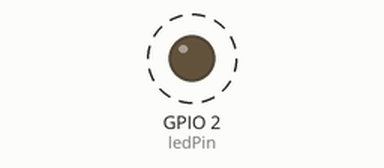
Recording of a program running on a simulated ESP32. Shown: output pins drawn as LEDs (lit = HIGH). Dashed ring = blinking.

Above: at 0.5 s.
Timing chart, 0 to 4.6 s (numbered marks = the images above):
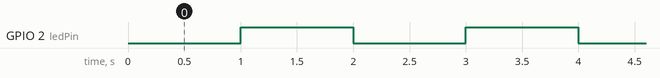

Measured:
- by itself, GPIO 2 (ledPin): alternates HIGH for 1.0 s and LOW for 1.0 s

The program:

main.cpp
```cpp
// Bật tắt LED sử dụng Ngắt Timer
#include <Arduino.h>

const int ledPin =  2;
int ledState = LOW;
hw_timer_t* timer = NULL;
portMUX_TYPE timerMux = portMUX_INITIALIZER_UNLOCKED;

// hàm xử lý ngắt
void IRAM_ATTR onTimer() {
  portENTER_CRITICAL_ISR(&timerMux);
  ledState = !ledState;
  digitalWrite(ledPin, ledState);
  portEXIT_CRITICAL_ISR(&timerMux);
}

void setup() {
  Serial.begin(115200);
  pinMode(ledPin, OUTPUT);

  // khởi tạo timer với prescaler 80
  timer = timerBegin(0, 80, true);
  // gán ISR cho timer
  timerAttachInterrupt(timer, &onTimer, true);
  // set chu kỳ 1s
  timerAlarmWrite(timer, 1000000, true);
  timerAlarmEnable(timer);
}

void loop() {
  // do nothing
}
```
